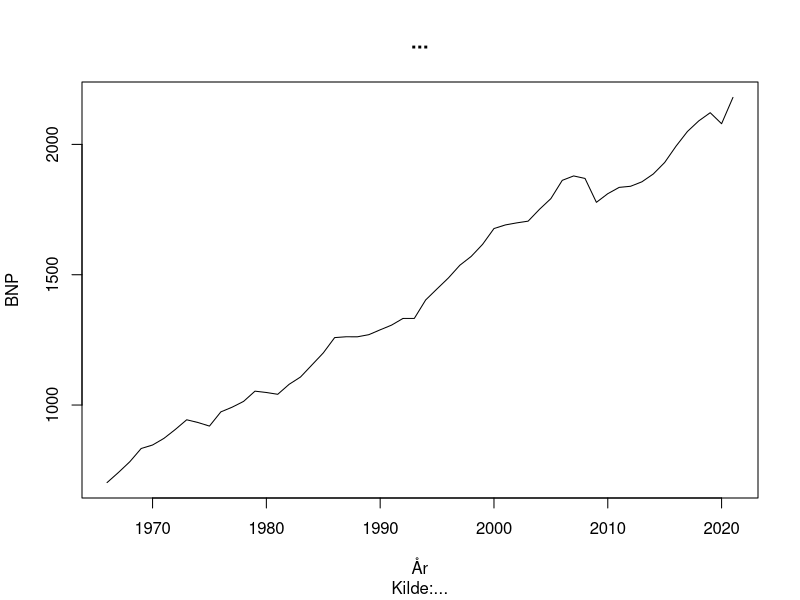
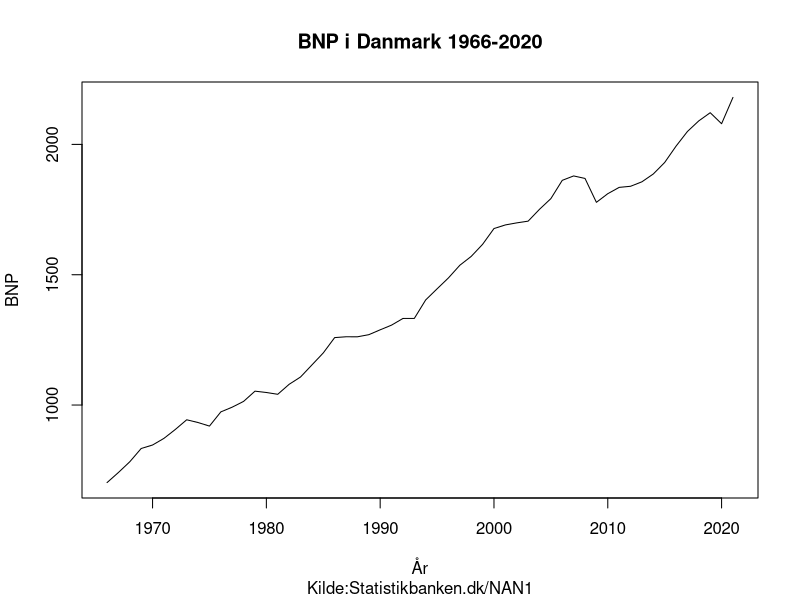
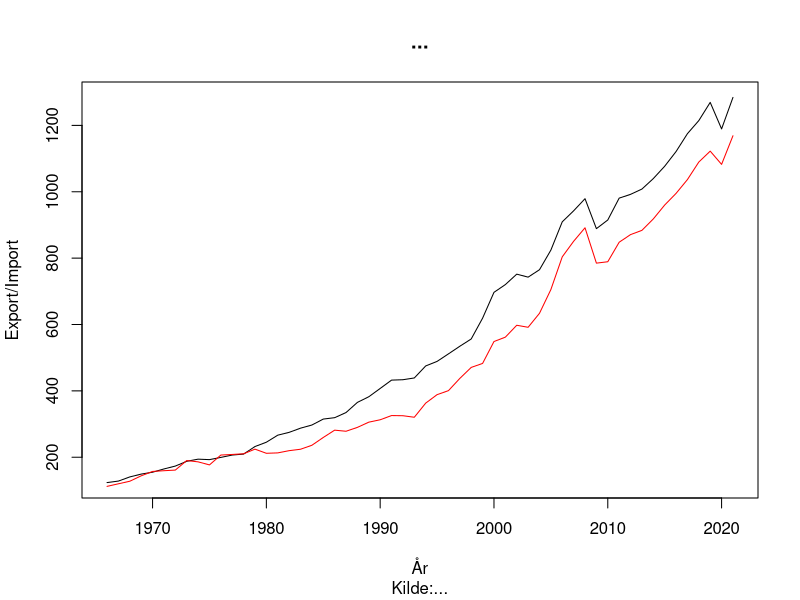
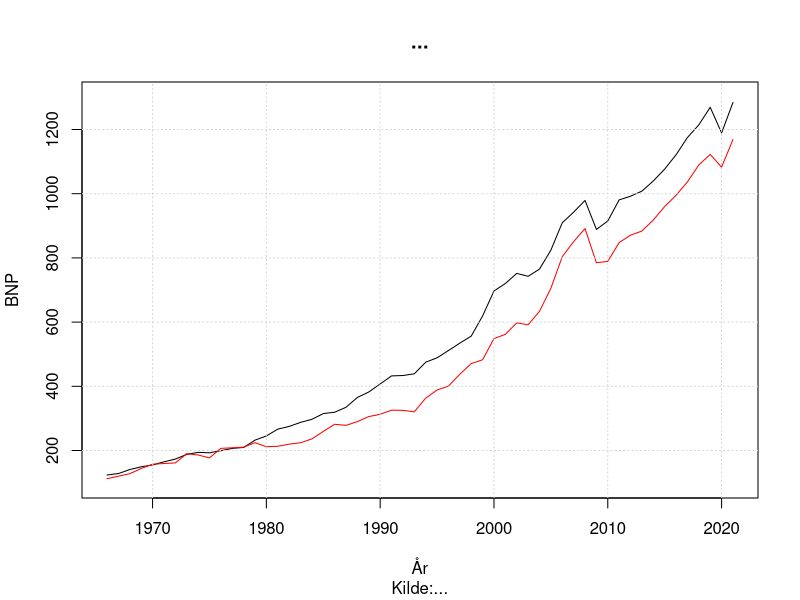
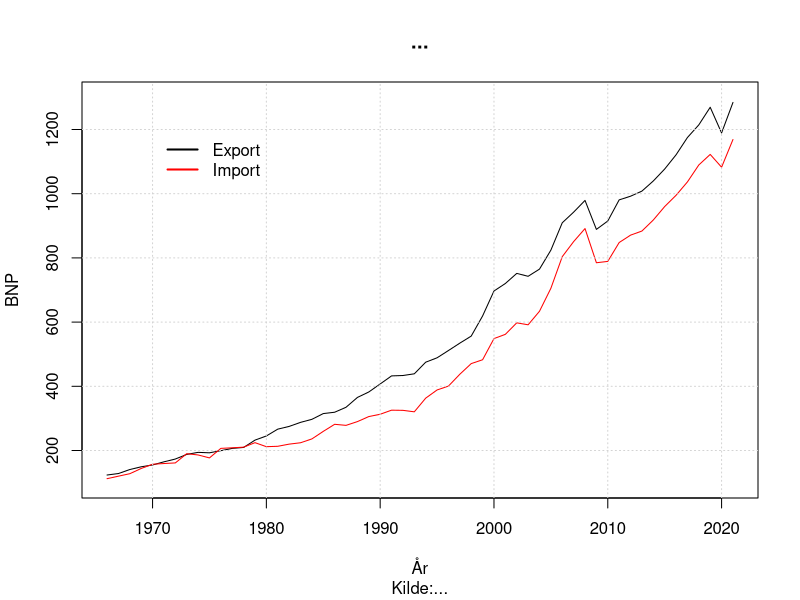
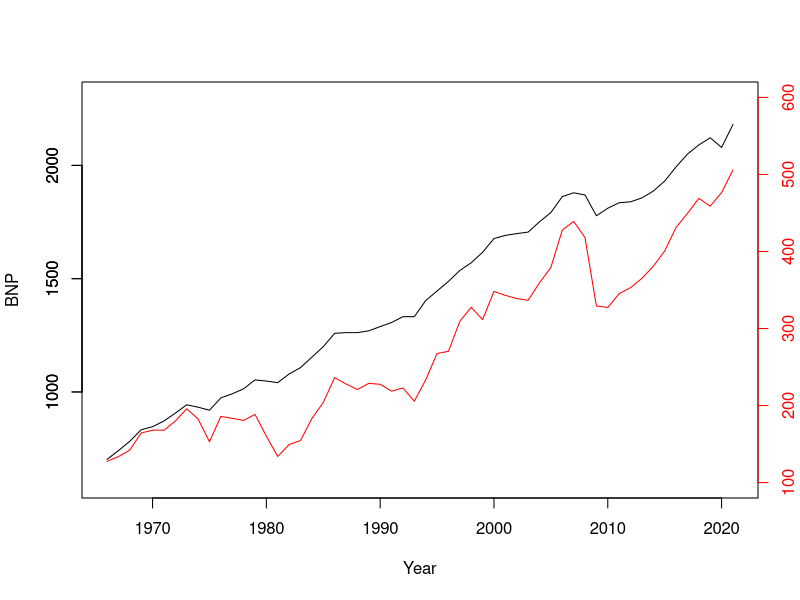
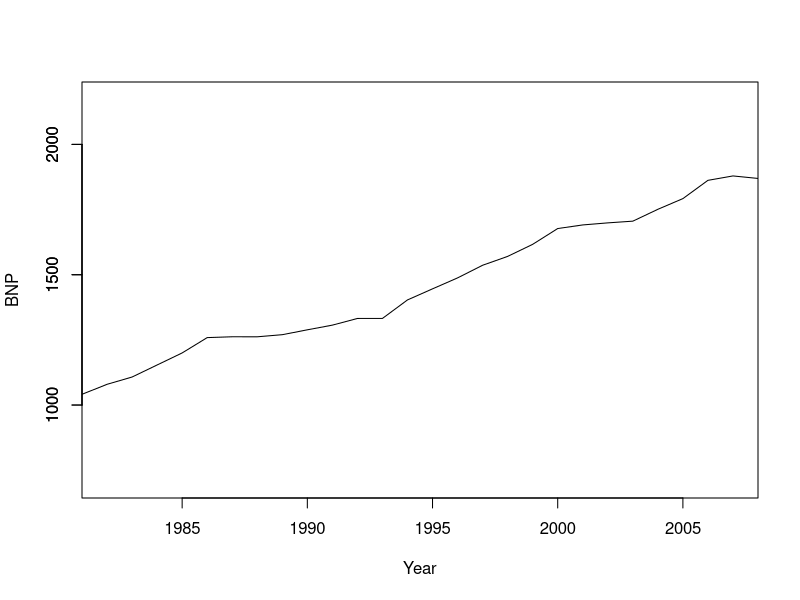
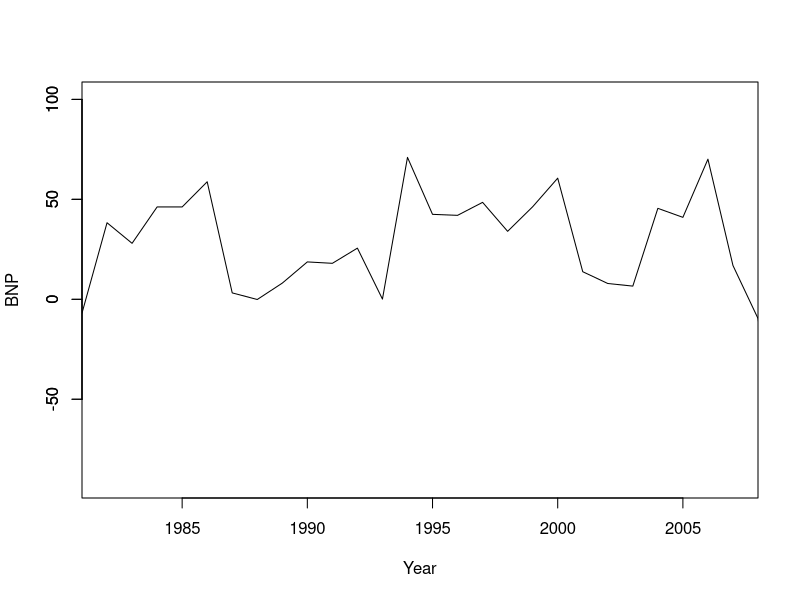

Here is the R script that generated these plots, in order:
####### Solution set for exercises #########

## Step 1 For alle øvelserne "Load data"

library(readxl)
BNP <- read_excel("bnp.xlsx")
Export <- read_excel("Export.xlsx")
Import <- read_excel("Import.xlsx")
Inv <- read_excel("Inv.xlsx")
Employment <- read_excel("Employment.xlsx")


######### Øvelse 1 #########
 
## Step 2 Observer variablene 

Export$Year
Export$X


## Step 3. vis udviklingen i eksport


plot(BNP$Year,BNP$BNP,type="l",lty=1,lwd=1,xlab="År",
     ylab="BNP",col="black",main="...",sub="Kilde:...")


## Step 4: Tilføj beskrivelser

plot(BNP$Year,BNP$BNP,type="l",lty=1,lwd=1,xlab="År",ylab="BNP",col="black",
     main="BNP i Danmark 1966-2020",sub="Kilde:Statistikbanken.dk/NAN1")



########## Øvelse 2 ##########

## illustrere udviklingen i såvel eksport som import i samme figur

## Step 2 plot eksport 

plot(Export$Year,Export$X,type="l",lty=1,lwd=1,xlab="År",
     ylab="Export/Import",col="black",main="...",sub="Kilde:...")


## Step 3 Tilføj lines() funktionen 

lines(Import$Year, Import$Import,type="l",lty=1,lwd=1,col="red")


## Step 4 tilføj Dimensioner i plottet 

plot(Export$Year,Export$X,type="l",lty=1,lwd=1,xlab="År",
     ylab="BNP",col="black",main="...",sub="Kilde:...",ylim=c(100,1300))
lines(Import$Year,Import$Import,type="l",lty=1,lwd=1,col="red");grid()


## Step 5 Tilføj Legend 

plot(Export$Year,Export$X,type="l",lty=1,lwd=1,xlab="År",
     ylab="BNP",col="black",main="...",sub="Kilde:...",ylim=c(100,1300))

lines(Import$Year,Import$Import,type="l",lty=1,lwd=1,col="red")

legend(x=1970,y= 1200,legend=c("Export","Import"),lty=1,lwd=2,col=c("Black","Red"),bty="n")

grid()


########### Øvelse 3 ###########

## illustrere udviklingen i såvel investeringer som BNP i samme figur


plot(BNP$Year,BNP$BNP, ylim=c(600,2300), xlab="Year", ylab="BNP", 
     type="l",col="black", main="");axis(2, ylim=c(600,2300),col="black") 

par(new=TRUE)

plot(Inv$Year,Inv$I, ylab= "", xlab = "", ylim=c(100,600), 
     axes=FALSE, type="l", col="red");axis(4, ylim=c(100,600), col="red",col.axis="red")


########### Øvelse 4 ##########


## Undersøg grafisk nedenstående to påstande om den danske økonomi:

## 1. Realvæksten i den årlige BNP var ikke negativ i perioden 1982-2007

## Step 1 vi ser på grafen inden for intervalet 

plot(BNP$Year,BNP$BNP, xlim = c(1982,2007), xlab="Year", ylab="BNP", 
     type="l",col="black", main="");axis(2, ylim=c(600,2300),col="black")

## Step 2 Hvis vi vil være mere præcise kan vi kigge på 
##differencen mellem forrige og nuværrende periode i hvert år

plot(BNP$Year[-1],diff(BNP$BNP), xlim = c(1982,2007), xlab="Year", ylab="BNP", 
     type="l",col="black", main="");axis(2, ylim=c(600,2300),col="black") 


#2. Trods effekterne fra Corona, var beskæftigelsen højere i 2020 end i 2018

plot(Employment$Year,Employment$Emp,type="l",lty=1,lwd=1,xlab="År", 
     ylab="Employed in 1000",col="black",main="Employment",sub="Kilde:NAN1")
grid()


plot(Employment$Year,Employment$Emp,type="l",lty=1,lwd=1,xlab="År", xlim = c(2018,2020),
     ylab="Employed in 1000",col="black",main="Employment",sub="Kilde:NAN1")
grid()


